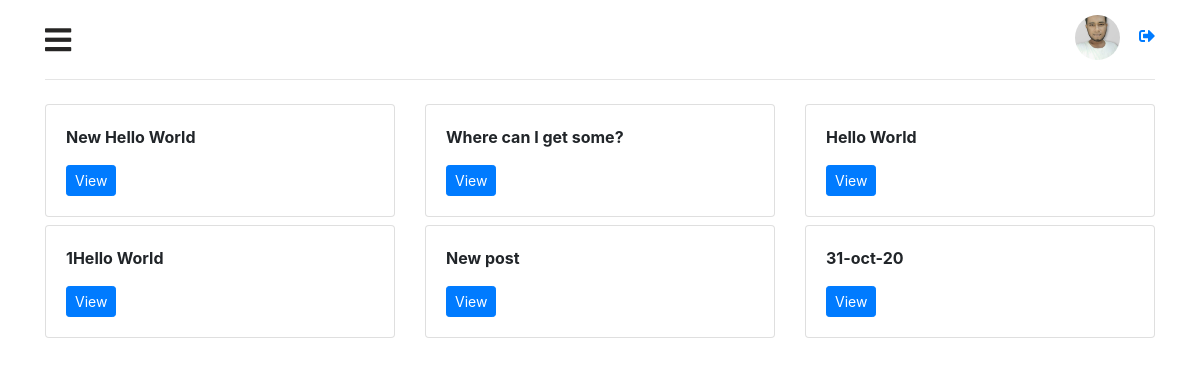
Screenshot of /index-1.php (signed in) with the database file from the repository.
### tables this page shows
CREATE TABLE `posts` (
  `content_id` int(20) NOT NULL,
  `user_id` int(10) NOT NULL,
  `content_title` text NOT NULL,
  `content_body` text NOT NULL,
  `created_at` timestamp(6) NOT NULL DEFAULT current_timestamp(6),
  `pdf` varchar(255) NOT NULL
);

### index-1.php (the view, shortened to what this page needs)
<?php
include 'db/function.php';
?>
<!DOCTYPE html>
<html lang="en">
<head>
    <link rel="stylesheet" href="assets/css/fontawesome/css/all.css">
    <link rel="stylesheet" href="assets/css/bootstrap.min.css">
    <link rel="stylesheet" href="assets/css/style.css">
    <link rel="stylesheet" href="assets/css/home.css">
</head>
<body>
    <div class="container" id="blur">
          <span class="side-menu" style="font-size:30px;cursor:pointer" onclick="openNav()"><i class="fas fa-bars"></i></span>
          <div class="right-side">
              <div class="profile">
                  <img src="assets/img/user_img/<?php echo $_SESSION['user_photo'];?>" alt="">
                  <a class="dropdown" href="?logout=user-logout"><i class="fas fa-sign-out-alt"></i></a>
              </div>
          </div>
    <hr>
        <div class="row">
            <?php
            $user_id = $_SESSION['id'];
            $sql_post = "SELECT * FROM posts WHERE user_id ='$user_id'";
            $data = $conn -> query($sql_post);
            while ($post_data = $data -> fetch_assoc()):
            ?>
            <div class="col-md-4">
                <div class="card mt-2">
                    <div class="card-body">
                        <div class="main-text">
                            <p>
                               <b><?php echo $post_data['content_title']; ?></b>
                            </p>
                            <a  class="btn btn-primary btn-sm" data-toggle="modal" data-target="#exampleModal">View</a>
                        </div>
                    </div>
                </div>
        </div>
          <?php endwhile; ?>
</div>
</div>
</body>
</html>

### assets/css/style.css (style rules this page uses)
* { margin: 0; padding: 0; }

### assets/css/home.css (style rules this page uses)
.side-menu i { margin-top: 25px; color: #262524; }
.right-side { float: right; }
.right-side .profile img { margin: 15px; width: 45px; height: 45px; border-radius: 50%; object-fit: cover; }
a:link, a:visited { text-decoration: none; }

### rows the page displays
posts: content_title "New Hello World"
posts: content_title "Where can I get some?"
posts: content_title "Hello World"
posts: content_title "1Hello World"
posts: content_title "New post"
posts: content_title "31-oct-20"
